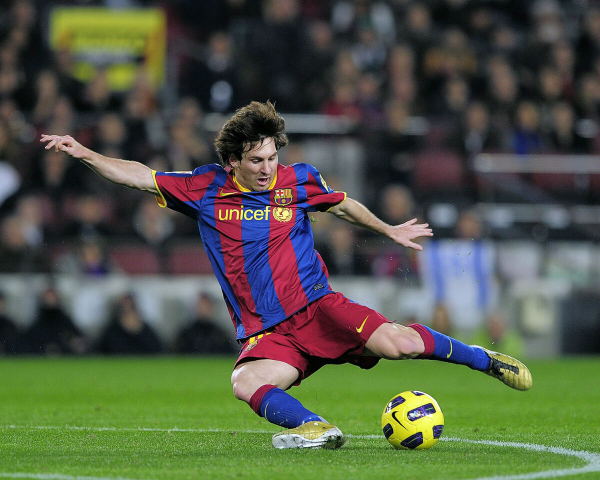
#> input picture OpenCV/3 Image Processing in OpenCV/16 - Interactive Foreground Extraction using GrabCut Algo/messi5.jpg, 1200 x 960 px (shown at 1/2 size)
$ python grabcut_rectangle_selection.py
#> lines starting #> are read from the running program, lines starting #| are printed output that depends on the picture
import numpy as np
import cv2 as cv
from matplotlib import pyplot as plt

im = cv.imread('messi5.jpg')
#> im is the input picture: shape (960, 1200, 3); mean B, G, R 70.8, 88.5, 82.1
assert im is not None, "file could not be read, check with os.path.exists()"
img = cv.cvtColor(im,cv.COLOR_BGR2RGB)
mask = np.zeros(img.shape[:2],np.uint8)

bgdModel = np.zeros((1,65),np.float64)
fgdModel = np.zeros((1,65),np.float64)

rect = (70,188,1088,920) # (x,y, - x,y)
cv.grabCut(img,mask,rect,bgdModel,fgdModel,5,cv.GC_INIT_WITH_RECT)

mask2 = np.where((mask==2)|(mask==0),0,1).astype('uint8')
img = img*mask2[:,:,np.newaxis]
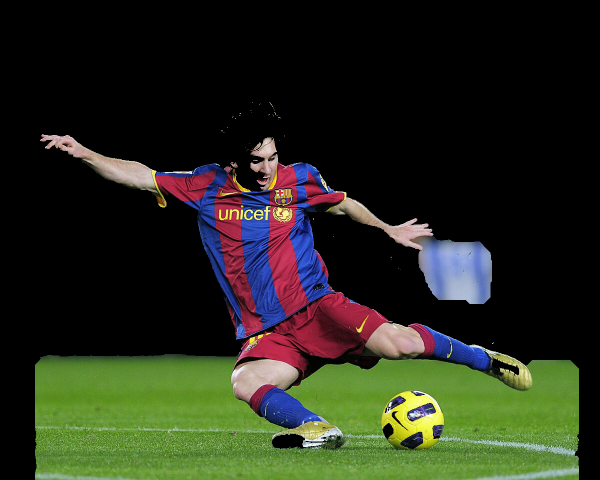
#> img: shape (960, 1200, 3) (shown at 1/2 size); mean R, G, B 38.4, 42.5, 28.4

plt.imshow(img),plt.colorbar(),plt.show()
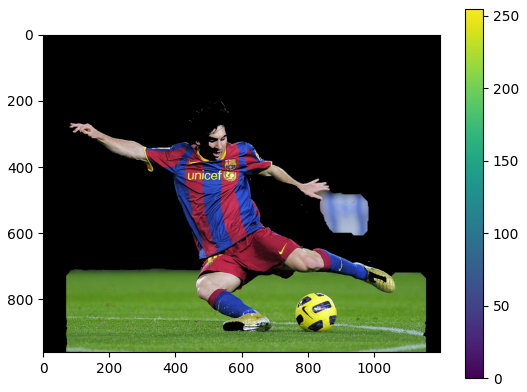
#> figure drawn by matplotlib, 2 panels
